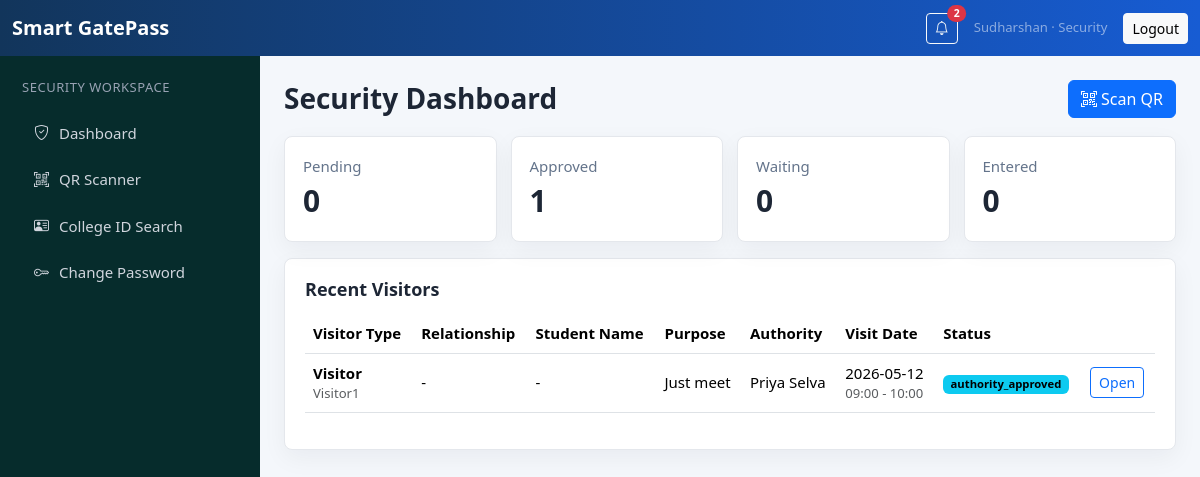
Screenshot of /security/dashboard (signed in) with the database file from the repository.
### models/schema.py (models this page shows, shortened)
class User(db.Model):
    __tablename__ = "users"
    id = db.Column(db.Integer, primary_key=True)
    name = db.Column(db.String(120), nullable=False)
    username = db.Column(db.String(80), unique=True, index=True)
    email = db.Column(db.String(160), unique=True, nullable=False, index=True)
    phone = db.Column(db.String(30), nullable=False)
    password_hash = db.Column(db.String(255), nullable=False)
    role = db.Column(db.String(30), nullable=False, index=True)
    department = db.Column(db.String(120))
    photo = db.Column(db.String(255))
    college_id = db.Column(db.String(80), unique=True, index=True)
    designation = db.Column(db.String(120))
    course_applied = db.Column(db.String(120))
    is_available = db.Column(db.Boolean, default=True)
    is_active = db.Column(db.Boolean, default=True)
    created_at = db.Column(db.DateTime, default=datetime.utcnow)
    visitors = db.relationship("Visitor", backref="public_user", foreign_keys="Visitor.user_id")
    authority_visits = db.relationship("Visitor", backref="authority", foreign_keys="Visitor.authority_id")

class Visitor(db.Model):
    __tablename__ = "visitors"
    id = db.Column(db.Integer, primary_key=True)
    user_id = db.Column(db.Integer, db.ForeignKey("users.id"), nullable=False, index=True)
    purpose = db.Column(db.Text, nullable=False)
    visit_date = db.Column(db.Date, nullable=False, index=True)
    visit_time = db.Column(db.String(80), nullable=False)
    authority_id = db.Column(db.Integer, db.ForeignKey("users.id"), nullable=False, index=True)
    status = db.Column(db.String(40), default="pending", index=True)
    visitor_type = db.Column(db.String(80))
    relationship = db.Column(db.String(160))
    student_id = db.Column(db.String(80), index=True)
    student_name = db.Column(db.String(120))
    department = db.Column(db.String(120))
    year_of_study = db.Column(db.String(40))
    parent_name = db.Column(db.String(120))
    guardian_name = db.Column(db.String(120))
    relative_name = db.Column(db.String(120))
    emergency_contact_name = db.Column(db.String(120))
    emergency_contact_phone = db.Column(db.String(30))
    visitor_photo = db.Column(db.String(255))
    id_proof_number = db.Column(db.String(120))
    gender = db.Column(db.String(30))
    address = db.Column(db.Text)
    qr_code = db.Column(db.String(255), unique=True)
    qr_token_hash = db.Column(db.String(255), unique=True, index=True)
    id_proof = db.Column(db.String(255))
    entry_time = db.Column(db.DateTime)
    exit_time = db.Column(db.DateTime)
    is_vip = db.Column(db.Boolean, default=False)
    created_at = db.Column(db.DateTime, default=datetime.utcnow, index=True)

### routes/security.py (the view)
@security_bp.route("/dashboard")
@roles_required("security")
def dashboard():
    stats = {
        "pending": Visitor.query.filter_by(status="pending").count(),
        "approved": Visitor.query.filter_by(status="authority_approved").count(),
        "waiting": Visitor.query.filter_by(status="waiting").count(),
        "entered": Visitor.query.filter_by(status="entered").count(),
    }
    visitors = Visitor.query.order_by(Visitor.created_at.desc()).limit(20).all()
    return render_template("security/dashboard.html", stats=stats, visitors=visitors)

### utils/notifications.py (called while the page is built)
def unread_count(user_id):
    return Notification.query.filter_by(receiver_id=user_id, is_read=False).count()

### utils/security.py (called while the page is built)
def current_user():
    user_id = session.get("user_id")
    if not user_id:
        return None
    return db.session.get(User, user_id)

def roles_required(*roles):
    def decorator(view):
        @wraps(view)
        def wrapper(*args, **kwargs):
            user = current_user()
            if not user:
                flash("Please log in to continue.", "warning")
                return redirect(url_for("auth.login", next=request.path))
            if user.role not in roles:
                flash("You are not authorized to access that page.", "danger")
                return redirect(url_for(ROLE_DASHBOARDS.get(user.role, "auth.login")))
            return view(*args, **kwargs)
        return wrapper
    return decorator

### templates/security/dashboard.html
{% extends 'base.html' %}
{% block content %}
<div class="page-head"><h1>Security Dashboard</h1><a class="btn btn-primary" href="{{ url_for('security.scanner') }}"><i class="bi bi-qr-code-scan"></i> Scan QR</a></div>
<div class="stat-grid">
  {% for label, value in stats.items() %}<div class="stat-card"><span>{{ label|replace('_',' ')|title }}</span><strong>{{ value }}</strong></div>{% endfor %}
</div>
<div class="panel mt-3"><h2>Recent Visitors</h2>{% include 'partials/visitor_table.html' %}</div>
{% endblock %}

### templates/base.html (shortened to what this page needs)
<!doctype html>
<html lang="en" data-bs-theme="light">
<head>
  <link href="https://cdn.jsdelivr.net/npm/bootstrap@5.3.3/dist/css/bootstrap.min.css" rel="stylesheet">
  <link href="https://cdn.jsdelivr.net/npm/bootstrap-icons@1.11.3/font/bootstrap-icons.css" rel="stylesheet">
  <link href="{{ url_for('static', filename='css/style.css') }}" rel="stylesheet">
</head>
<body class="app-body role-{{ current_user.role if current_user else 'guest' }}">
<nav class="navbar navbar-expand-lg app-topbar sticky-top">
  <div class="container-fluid">
    <a class="navbar-brand fw-bold" href="{{ url_for('index') }}">Smart GatePass</a>
    <div class="ms-auto d-flex align-items-center gap-3">
      {% if current_user %}
      <button class="btn btn-sm btn-outline-light position-relative" id="notifyBtn" type="button">
        <i class="bi bi-bell"></i>
        <span class="position-absolute top-0 start-100 translate-middle badge rounded-pill bg-danger" id="notifyBadge">{{ unread_count }}</span>
      </button>
      <span class="small text-white-50">{{ current_user.name }} · {{ current_user.role|title }}</span>
      <a class="btn btn-sm btn-light" href="{{ url_for('auth.logout') }}">Logout</a>
      {% endif %}
    </div>
  </div>
</nav>
<main class="app-shell">
  {% if current_user %}<aside class="sidebar d-none d-lg-block">{% include 'partials/sidebar.html' %}</aside>{% endif %}
  <section class="content">
    {% block content %}{% endblock %}
  </section>
</main>
</body>
</html>

### templates/partials/sidebar.html (shortened to what this page needs)
{% set role = current_user.role %}
<div class="sidebar-title">{{ role|title }} Workspace</div>
<nav class="nav flex-column gap-1">
  {% if role == 'public' %}
  <a class="nav-link" href="{{ url_for('public.dashboard') }}"><i class="bi bi-speedometer2"></i> Dashboard</a>
  <a class="nav-link" href="{{ url_for('public.book') }}"><i class="bi bi-calendar-plus"></i> Book Visit</a>
  {% elif role == 'security' %}
  <a class="nav-link" href="{{ url_for('security.dashboard') }}"><i class="bi bi-shield-check"></i> Dashboard</a>
  <a class="nav-link" href="{{ url_for('security.scanner') }}"><i class="bi bi-qr-code-scan"></i> QR Scanner</a>
  <a class="nav-link" href="{{ url_for('security.search') }}"><i class="bi bi-person-vcard"></i> College ID Search</a>
  {% endif %}
  <a class="nav-link" href="{{ url_for('auth.change_password') }}"><i class="bi bi-key"></i> Change Password</a>
</nav>

### templates/partials/visitor_table.html
<div class="table-responsive">
<table class="table align-middle">
  <thead>
    <tr>
      <th>Visitor Type</th>
      <th>Relationship</th>
      <th>Student Name</th>
      <th>Purpose</th>
      <th>Authority</th>
      <th>Visit Date</th>
      <th>Status</th>
      <th></th>
    </tr>
  </thead>
  <tbody>
  {% for visitor in visitors %}
  <tr>
    <td><strong>{{ visitor.visitor_type or 'Visitor' }}</strong><div class="text-muted small">{{ visitor.public_user.name }}</div></td>
    <td>{{ visitor.relationship or '-' }}</td>
    <td>{{ visitor.student_name or '-' }}</td>
    <td class="text-truncate" style="max-width: 220px;">{{ visitor.purpose }}</td>
    <td>{{ visitor.authority.name }}</td>
    <td>{{ visitor.visit_date }}<div class="text-muted small">{{ visitor.visit_time }}</div></td>
    <td><span class="badge text-bg-info">{{ visitor.status }}</span></td>
    <td>
      {% if current_user.role == 'public' %}
      <a class="btn btn-sm btn-outline-primary" href="{{ url_for('public.visitor_detail', visitor_id=visitor.id) }}">View</a>
      {% elif current_user.role == 'security' %}
      <a class="btn btn-sm btn-outline-primary" href="{{ url_for('security.visitor_detail', visitor_id=visitor.id) }}">Open</a>
      {% endif %}
    </td>
  </tr>
  {% else %}
  <tr><td colspan="8" class="text-muted text-center">No visitor records yet.</td></tr>
  {% endfor %}
  </tbody>
</table>
</div>

### static/css/style.css (style rules this page uses)
:root { --bg: #f4f7fb; --panel: #ffffff; --ink: #1d2635; --muted: #64748b; --brand: #175cd3; --sidebar: #101828; }
body { background: var(--bg); color: var(--ink); font-size: 15px; }
.app-topbar { background: linear-gradient(90deg, #12355b, #175cd3); }
.navbar-brand { color: #fff; }
.app-shell { display: flex; min-height: calc(100vh - 56px); }
.sidebar { width: 260px; background: var(--sidebar); color: #fff; padding: 22px; flex: 0 0 260px; }
.sidebar-title { font-size: 13px; color: #98a2b3; text-transform: uppercase; margin-bottom: 14px; letter-spacing: .04em; }
.sidebar .nav-link { color: #d0d5dd; border-radius: 8px; padding: 10px 12px; display: flex; gap: 10px; align-items: center; }
.content { width: 100%; padding: 24px; }
.page-head { display: flex; justify-content: space-between; gap: 16px; align-items: center; margin-bottom: 18px; }
h1 { font-size: 28px; margin: 0; font-weight: 750; }
h2 { font-size: 18px; font-weight: 700; margin-bottom: 14px; }
.panel, .auth-panel, .stat-card { background: var(--panel); border: 1px solid #e4e7ec; border-radius: 8px; box-shadow: 0 8px 24px rgba(16,24,40,.05); }
.panel { padding: 20px; }
.stat-grid { display: grid; grid-template-columns: repeat(4, minmax(0, 1fr)); gap: 14px; }
.stat-card { padding: 18px; }
.stat-card span { color: var(--muted); display: block; }
.stat-card strong { font-size: 30px; }
.role-security .sidebar { background: #062c2c; }

### rows the page displays
User: name "Sudharshan", role "Security", role "SECURITY"
Visitor: visitor_type "Visitor", public_user.name "Visitor1", relationship "-", student_name "-", purpose "Just meet", authority.name "Priya Selva", visit_date "2026-05-12", visit_time "09:00 - 10:00", status "authority_approved"

### other values shown
{{ unread_count }} "2"
{{ label|replace('_',' ')|title }} "Pending" "Approved" "Waiting" "Entered"
{{ value }} "0" "1" "0" "0"
